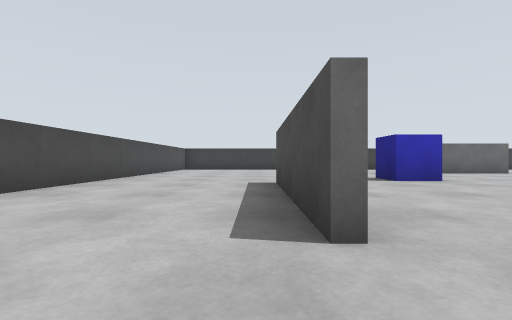
View 1 (above)

17 first-person views from a walk through a Gazebo world. The camera is 0.45 m above the floor, looks level and sees 85° across. The floor is counted in squares, 1 m on a side. Each view is taken from the middle of a square. On the plan, view 1 faces up. The plan holds only what a view shows up to about 9 squares ahead; the rest is blank.

View 2
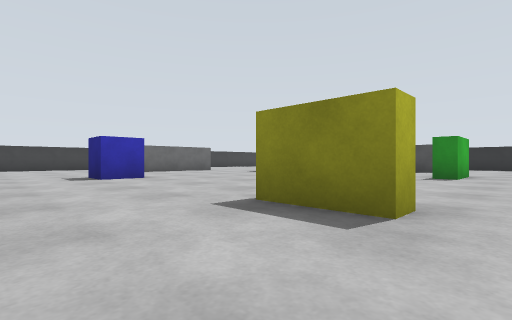

View 3
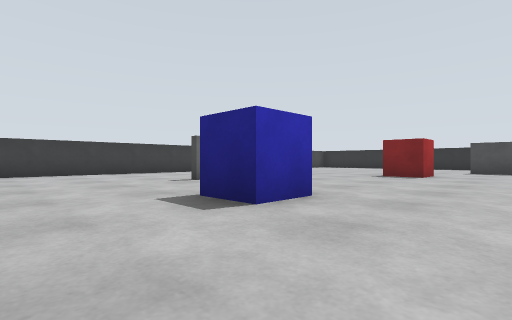

View 4
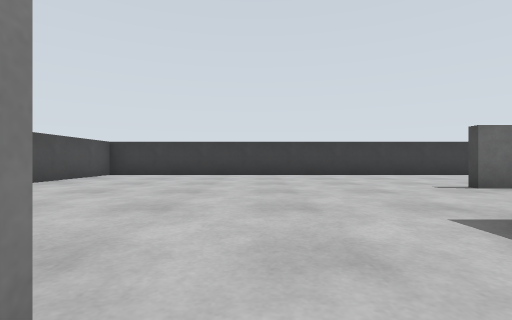

View 5
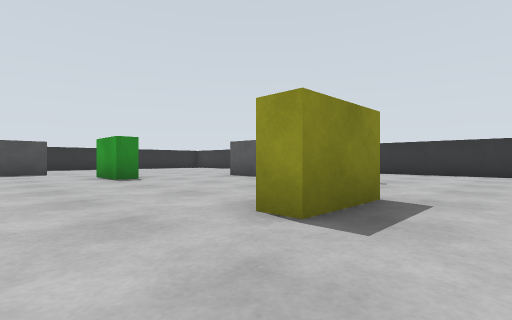

View 6
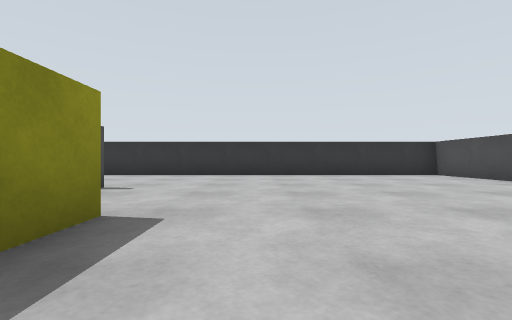

View 7
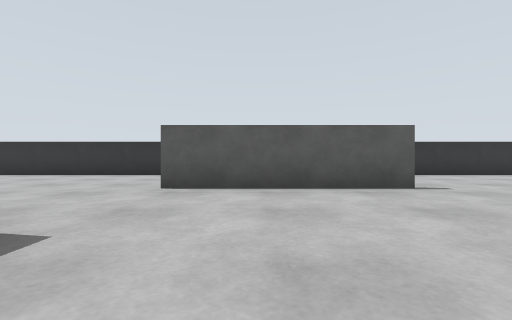

View 8
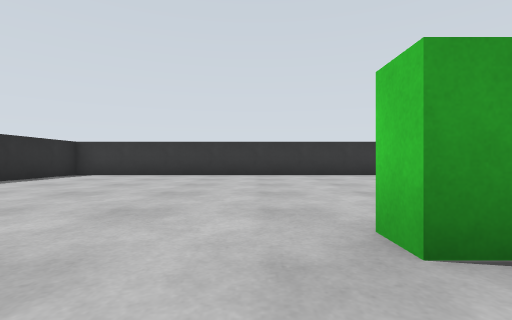

View 9
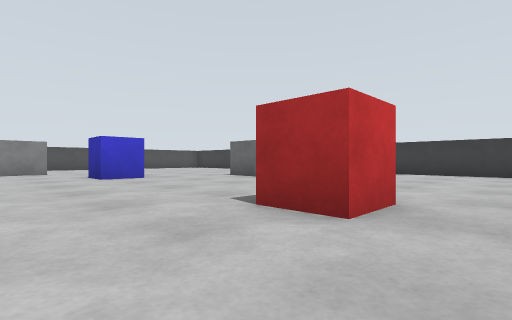

View 10
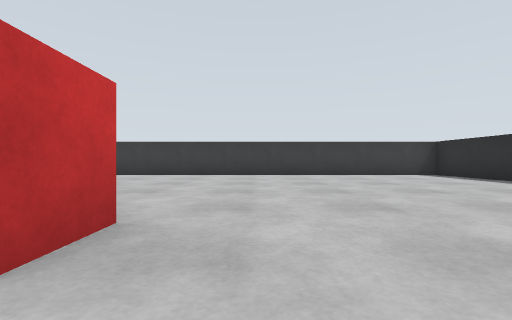

View 11
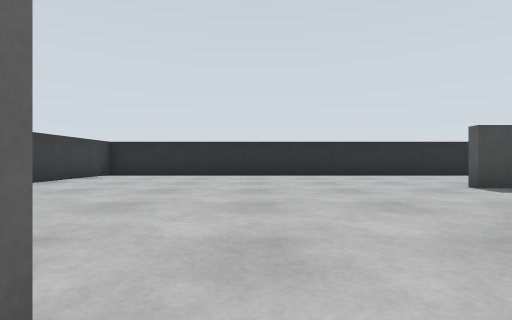

View 12
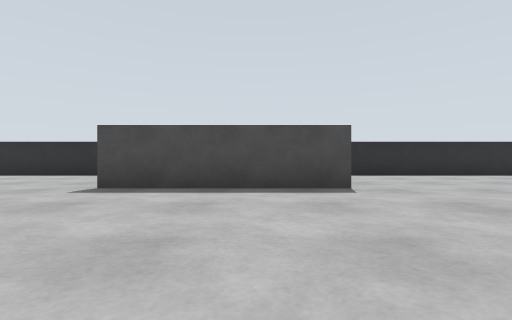

View 13
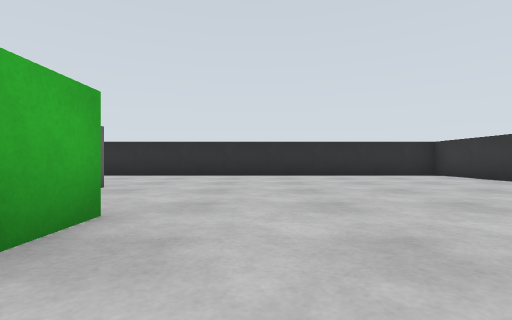

View 14
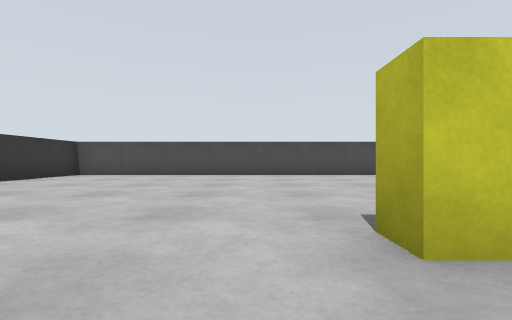

View 15
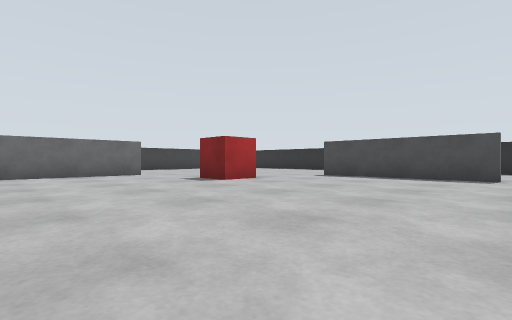

View 16
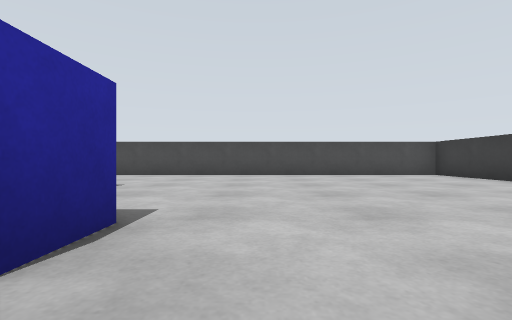

View 17
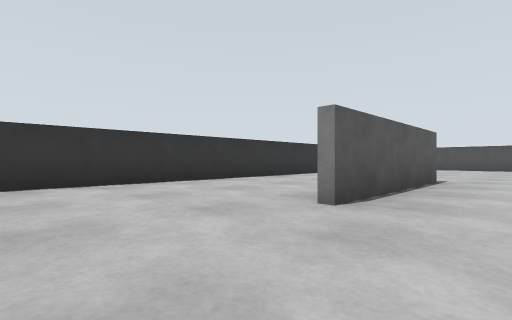

### Floor plan
Points are (right, up) in squares from view 1. A wall is a line through its corners. A room is listed if a view was taken in it or the views show most of it. See-through windows are left out.
Room 1 (views 1, 2, 3, 4, 5, 6, 7, 8, 9, 10, 11, 12, 13, 14, 15, 16, 17)
walls: (12.4, 1.4) (12.4, 5.5); (4.5, -2.4) (8.5, -2.4); (8.5, 9.4) (4.5, 9.4); (0.4, 1.5) (0.4, 5.4); (0.6, 5.5) (0.6, 4.4); (16.4, -6.4) (16.4, 13.4) (-3.4, 13.4) (-3.4, -6.4) (16.4, -6.4)
objects: yellow box (3, 0) to (3, 1); blue box (3, 6) to (4, 7); green box (9, 0) to (10, 0); red box (9, 6) to (10, 7)

Positions as (right, up) in squares from view 1, and headings:
1: (0, 0), facing up
2: (1, -1), facing up-right
3: (1, 4), facing up-right
4: (1, 5), facing up
5: (2, 3), facing down-right
6: (2, 2), facing down
7: (7, 2), facing down
8: (11, 2), facing down
9: (11, 4), facing up-left
10: (11, 5), facing up
11: (8, 9), facing right
12: (8, 3), facing right
13: (8, -1), facing right
14: (5, -1), facing left
15: (5, 1), facing up-right
16: (5, 8), facing left
17: (11, -1), facing down-left
